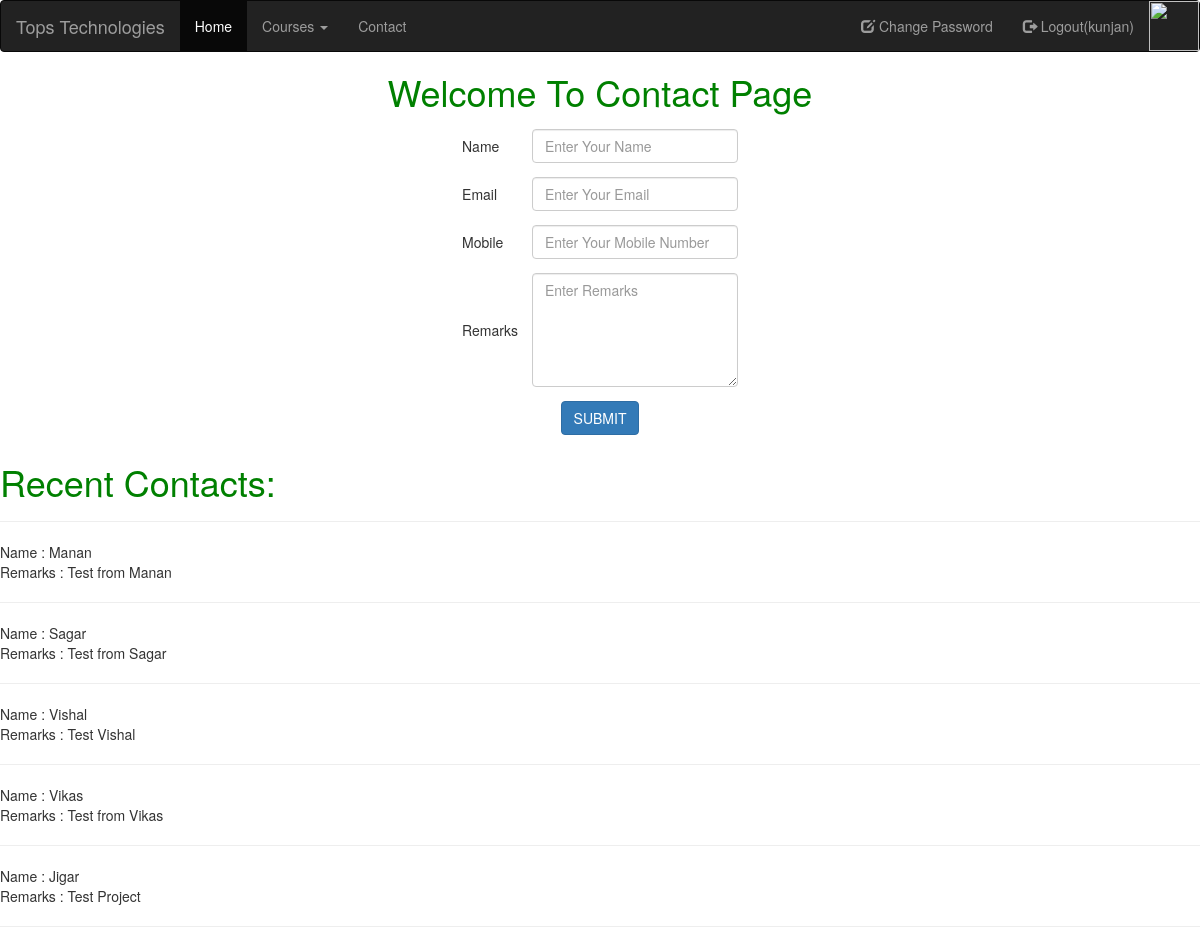
The page /contact/ (signed in) on the database its author committed.
### myapp/models.py (models this page shows, shortened)
class Contact(models.Model):
	name=models.CharField(max_length=100)
	email=models.EmailField()
	mobile=models.PositiveIntegerField()
	remarks=models.TextField()

### myapp/views.py (the view)
# urls.py: path('contact/',views.contact,name='contact'),
def contact(request):
	if request.method=="POST":
		Contact.objects.create(
				name=request.POST['name'],
				email=request.POST['email'],
				mobile=request.POST['mobile'],
				remarks=request.POST['remarks'],
			)
		contacts=Contact.objects.all().order_by("-id")[:5]
		msg="Contact Saved Successfully"
		return render(request,'contact.html',{'msg':msg,'contacts':contacts})
	else:
		contacts=Contact.objects.all().order_by("-id")[:5]
		return render(request,'contact.html',{'contacts':contacts})

### myapp/templates/contact.html (shortened to what this page needs)
{% extends 'header.html' %}
{% block content %}
<!DOCTYPE html>
<html>
<head>
</head>
<body>
	<center>
		<h1 style="color:green">Welcome To Contact Page</h1>
		<form method="post" action="{% url 'contact' %}">
			<table>
				<tr>
					<td>Name</td>
					<td><input type="text" name="name" class="form-control" placeholder="Enter Your Name"></td>
				</tr>
				<tr>
					<td>Email</td>
					<td><input type="text" name="email" class="form-control" placeholder="Enter Your Email"></td>
				</tr>
				<tr>
					<td>Mobile</td>
					<td><input type="text" name="mobile" class="form-control" placeholder="Enter Your Mobile Number"></td>
				</tr>
				<tr>
					<td>Remarks</td>
					<td><textarea rows="5" cols="22" name="remarks" class="form-control"placeholder="Enter Remarks"></textarea></td>
				</tr>
				<tr>
					<td colspan="2" align="center">
						<input type="submit" name="action" value="SUBMIT" class="btn btn-primary">
					</td>
				</tr>
			</table>
		</form>
	</center>
	<h1 style="color:green">Recent Contacts:</h1>
	<hr>
	{% for i in contacts %}
		Name : {{i.name}}<br>
		Remarks : {{i.remarks}}<br><hr>
	{% endfor%}
</body>
</html>
{% endblock %}

### myapp/templates/header.html (style rules this page uses)
tr,td { padding: 7px; }

### rows shown on the page
Contact: name "Manan", remarks "Test from Manan"
Contact: name "Sagar", remarks "Test from Sagar"
Contact: name "Vishal", remarks "Test Vishal"
Contact: name "Vikas", remarks "Test from Vikas"
Contact: name "Jigar", remarks "Test Project"

### other values the page prints
{{ request.session.fname }} "kunjan"
